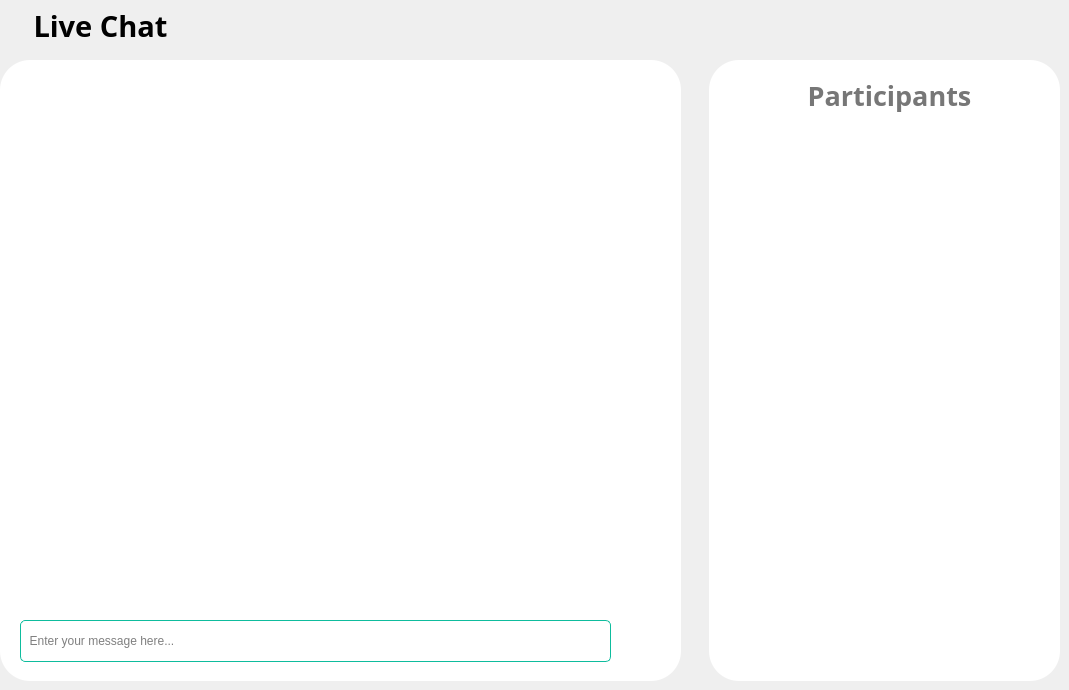
      <widget class="QWidget" name="livechat">
       <widget class="QFrame" name="frame_2">
        <property name="geometry">
         <rect>
          <x>0</x>
          <y>60</y>
          <width>681</width>
          <height>621</height>
         </rect>
        </property>
        <property name="styleSheet">
         <string notr="true">#frame_2{background-color: rgb(255, 255, 255);border-radius: 30px;}</string>
        </property>
        <property name="frameShape">
         <enum>QFrame::StyledPanel</enum>
        </property>
        <property name="frameShadow">
         <enum>QFrame::Raised</enum>
        </property>
        <widget class="QPushButton" name="sendMes">
         <property name="geometry">
          <rect>
           <x>615</x>
           <y>560</y>
           <width>50</width>
           <height>42</height>
          </rect>
         </property>
         <property name="cursor">
          <cursorShape>PointingHandCursor</cursorShape>
         </property>
         <property name="text">
          <string/>
         </property>
         <property name="icon">
          <iconset resource="img.qrc">
           <normaloff>:/img/img/paper-plane.svg</normaloff>:/img/img/paper-plane.svg</iconset>
         </property>
         <property name="iconSize">
          <size>
           <width>42</width>
           <height>42</height>
          </size>
         </property>
         <property name="flat">
          <bool>true</bool>
         </property>
        </widget>
        <widget class="QLineEdit" name="inputMes">
         <property name="geometry">
          <rect>
           <x>20</x>
           <y>560</y>
           <width>591</width>
           <height>42</height>
          </rect>
         </property>
         <property name="styleSheet">
          <string notr="true">border: 1px solid rgb(14, 188, 157);
border-radius: 5px;</string>
         </property>
         <property name="placeholderText">
          <string>  Enter your message here...</string>
         </property>
        </widget>
        <widget class="QTextEdit" name="textEdit">
         <property name="geometry">
          <rect>
           <x>30</x>
           <y>30</y>
           <width>621</width>
           <height>511</height>
          </rect>
         </property>
         <property name="font">
          <font>
           <family>Montserrat</family>
           <pointsize>12</pointsize>
          </font>
         </property>
         <property name="styleSheet">
          <string notr="true">border: none;</string>
         </property>
        </widget>
       </widget>
       <widget class="QLabel" name="label_2">
        <property name="geometry">
         <rect>
          <x>10</x>
          <y>0</y>
          <width>181</width>
          <height>51</height>
         </rect>
        </property>
        <property name="font">
         <font>
          <family>Poppins SemiBold</family>
          <pointsize>22</pointsize>
          <bold>true</bold>
         </font>
        </property>
        <property name="layoutDirection">
         <enum>Qt::LeftToRight</enum>
        </property>
        <property name="frameShadow">
         <enum>QFrame::Plain</enum>
        </property>
        <property name="text">
         <string>Live Chat</string>
        </property>
        <property name="alignment">
         <set>Qt::AlignCenter</set>
        </property>
       </widget>
       <widget class="QFrame" name="chat_user">
        <property name="geometry">
         <rect>
          <x>709</x>
          <y>60</y>
          <width>351</width>
          <height>621</height>
         </rect>
        </property>
        <property name="styleSheet">
         <string notr="true">#chat_user{background-color: rgb(255, 255, 255);
border-radius: 30px;}</string>
        </property>
        <property name="frameShape">
         <enum>QFrame::StyledPanel</enum>
        </property>
        <property name="frameShadow">
         <enum>QFrame::Raised</enum>
        </property>
        <widget class="QListWidget" name="listWidget">
         <property name="geometry">
          <rect>
           <x>20</x>
           <y>80</y>
           <width>311</width>
           <height>521</height>
          </rect>
         </property>
         <property name="maximumSize">
          <size>
           <width>500</width>
           <height>16777215</height>
          </size>
         </property>
         <property name="font">
          <font>
           <family>Montserrat</family>
           <pointsize>12</pointsize>
          </font>
         </property>
         <property name="focusPolicy">
          <enum>Qt::NoFocus</enum>
         </property>
         <property name="styleSheet">
          <string notr="true">border: none;</string>
         </property>
        </widget>
        <widget class="QLabel" name="label_17">
         <property name="geometry">
          <rect>
           <x>90</x>
           <y>10</y>
           <width>181</width>
           <height>51</height>
          </rect>
         </property>
         <property name="font">
          <font>
           <family>Poppins SemiBold</family>
           <pointsize>20</pointsize>
           <bold>true</bold>
          </font>
         </property>
         <property name="layoutDirection">
          <enum>Qt::LeftToRight</enum>
         </property>
         <property name="styleSheet">
          <string notr="true">color: rgb(119, 119, 119);</string>
         </property>
         <property name="frameShadow">
          <enum>QFrame::Plain</enum>
         </property>
         <property name="text">
          <string>Participants</string>
         </property>
         <property name="alignment">
          <set>Qt::AlignCenter</set>
         </property>
        </widget>
       </widget>
      </widget>
